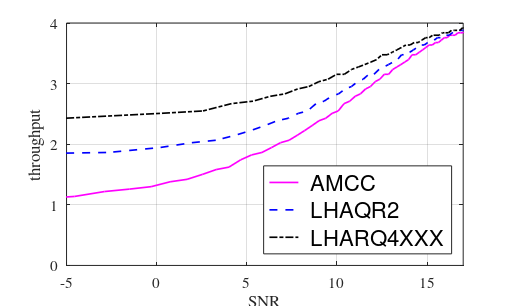

Source code (MATLAB):
clc;
clear;
clf;

figure(1)


% hold on 
% plot(10,10,'-sm','markerfacecolor','m','MarkerSize',7)
% plot(10,10,'-^b','markerfacecolor','b','MarkerSize',7)
% plot(10,10,'--og','markerfacecolor','g','MarkerSize',7)
% plot(10,10,'--^','Color',colour_peach,'MarkerEdgeColor',colour_peach,'markerfacecolor',colour_peach,'MarkerSize',7)
% plot(10,10,'-.o','Color',colour_darkblue,'MarkerEdgeColor',colour_darkblue,'markerfacecolor',colour_darkblue,'MarkerSize',7)
% plot(10,10,'-.^k','markerfacecolor','k','MarkerSize',7)
% hold on
% 
% %load LHARQ_AMC_policy_16QAM_Perfect_Decoding_continuous_R_dop_0.05_rho_0.95_V_leger.mat
% load LHARQ_AMC_policy_16QAM_Perfect_Decoding_continuous_R_dop_0.05_rho_0.95_V_leger.mat
% 
% plot(SNRdB,throughput_harq(1,:),'-m','linewidth',1.2)
% amrk1=throughput_harq(1,(3:5:end-2));
% 
% plot(SNRdB,throughput_harq(4,:),'-b','linewidth',1.2)
% amrk2=throughput_harq(4,(4:5:end-2));
% 
% 
% plot(SNRdB(3:5:end-2),amrk1,'sm','markerfacecolor','m','MarkerSize',7)
% 
% plot(SNRdB(4:5:end-2),amrk2,'^b','markerfacecolor','b','MarkerSize',7)
% 
% %%
% 
% plot(SNRdB,throughput_lharq(2,:),'--g','linewidth',1.2)
% amrk1=throughput_lharq(2,(3:5:end-2));
% 
% plot(SNRdB,throughput_lharq(4,:),'--','Color',colour_peach,'linewidth',1.2)
% amrk2=throughput_lharq(4,(4:5:end-2));


load LHARQ_translated_AMC_policy_16QAM_Perfect_Decoding_continuous_R_dop_0.05rho_0.95_V_leger.mat

ind=21;
SNRdB(ind)

plot(10.*log10(snr_range(ind,:)),policy(ind,:),'-m','linewidth',1.2)
amrk1=throughput_lharq(2,(6:5:end-2));

hold on
plot(10.*log10(max(snr_range(ind,:)-delta_lharq(2,ind),1e-3)),policy(ind,:),'--b','linewidth',1.2)
amrk2=throughput_lharq(4,(7:5:end-2));

plot(10.*log10(max(snr_range(ind,:)-delta_lharq(4,ind),1e-3)),policy(ind,:),'-.k','linewidth',1.2)
amrk2=throughput_lharq(4,(7:5:end-2));

xlabel('SNR')
ylabel('throughput')

grid

legend(' AMCC',' LHAQR2',' LHARQ4XXX','Location','SouthEast')
axis([-5 17 0 4])


set(gca,'fontsize',11)
ll=legend;
set(ll,'FontSize',16);
%set(gcf,'PaperPositionMode','manual');

set(gcf,'PaperUnits','centimeters');
lar=512;
lon=2*lar/(1.1+sqrt(5));
set(gcf,'Position',[384 874 lar lon]);
set(gcf,'PaperPosition',[1.19 16 1.19 16]);
set(gca,'fontName','Times')
set(gcf,'PaperPositionMode','auto');




name_figure = 'policy_LHARQ_rho95';
print('-depsc','-r300',name_figure)

% figure(2)
% 
% load LHARQ_outage_policy_16QAM_Perfect_Decoding_continuous_R_dop_0.05_rho_0.95_V_leger_V4.mat
% 
% semilogy(SNRdB,optimal_epsilon_lharq(1,:),'r',SNRdB,optimal_epsilon_lharq(2,:),'b',SNRdB,optimal_epsilon_lharq(3,:),'g',SNRdB,optimal_epsilon_lharq(4,:),'m')
% hold on
% semilogy(SNRdB,optimal_epsilon_lharq_p(1,:),'-.r',SNRdB,optimal_epsilon_lharq_p(2,:),'-.b',SNRdB,optimal_epsilon_lharq_p(3,:),'-.g',SNRdB,optimal_epsilon_lharq_p(4,:),'-.m')
% grid;
% figure(3)
% 
% ii=20;
% semilogx(snr_range(ii,:),squeeze(policy_lharq(1,ii,:)),'r',snr_range(ii,:),squeeze(policy_lharq(2,ii,:)),'b',snr_range(ii,:),squeeze(policy_lharq(3,ii,:)),'g',snr_range(ii,:),squeeze(policy_lharq(4,ii,:)),'m')
% %axis([0 100 0 4]);
% grid;